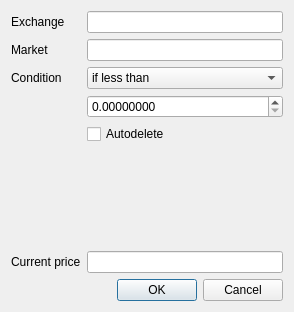
<?xml version="1.0" encoding="UTF-8"?>
<ui version="4.0">
 <class>dialogAlarm</class>
 <widget class="QDialog" name="dialogAlarm">
  <property name="windowModality">
   <enum>Qt::NonModal</enum>
  </property>
  <property name="geometry">
   <rect>
    <x>0</x>
    <y>0</y>
    <width>294</width>
    <height>312</height>
   </rect>
  </property>
  <property name="sizePolicy">
   <sizepolicy hsizetype="MinimumExpanding" vsizetype="MinimumExpanding">
    <horstretch>0</horstretch>
    <verstretch>0</verstretch>
   </sizepolicy>
  </property>
  <property name="windowTitle">
   <string>Alarm</string>
  </property>
  <property name="windowIcon">
   <iconset resource="../icons/iconos.qrc">
    <normaloff>:/actions/actions/alarms.svg</normaloff>:/actions/actions/alarms.svg</iconset>
  </property>
  <property name="locale">
   <locale language="English" country="UnitedStates"/>
  </property>
  <layout class="QVBoxLayout" name="verticalLayout">
   <item>
    <layout class="QFormLayout" name="formLayout">
     <property name="labelAlignment">
      <set>Qt::AlignLeading|Qt::AlignLeft|Qt::AlignVCenter</set>
     </property>
     <property name="formAlignment">
      <set>Qt::AlignRight|Qt::AlignTop|Qt::AlignTrailing</set>
     </property>
     <item row="0" column="0">
      <widget class="QLabel" name="label">
       <property name="sizePolicy">
        <sizepolicy hsizetype="Expanding" vsizetype="Preferred">
         <horstretch>0</horstretch>
         <verstretch>0</verstretch>
        </sizepolicy>
       </property>
       <property name="locale">
        <locale language="English" country="UnitedStates"/>
       </property>
       <property name="frameShape">
        <enum>QFrame::NoFrame</enum>
       </property>
       <property name="frameShadow">
        <enum>QFrame::Plain</enum>
       </property>
       <property name="text">
        <string>Exchange</string>
       </property>
       <property name="scaledContents">
        <bool>true</bool>
       </property>
       <property name="alignment">
        <set>Qt::AlignLeading|Qt::AlignLeft|Qt::AlignVCenter</set>
       </property>
      </widget>
     </item>
     <item row="0" column="1">
      <widget class="QLineEdit" name="ed_exchange">
       <property name="sizePolicy">
        <sizepolicy hsizetype="Expanding" vsizetype="Fixed">
         <horstretch>0</horstretch>
         <verstretch>0</verstretch>
        </sizepolicy>
       </property>
       <property name="locale">
        <locale language="English" country="UnitedStates"/>
       </property>
       <property name="alignment">
        <set>Qt::AlignCenter</set>
       </property>
       <property name="readOnly">
        <bool>true</bool>
       </property>
      </widget>
     </item>
     <item row="1" column="0">
      <widget class="QLabel" name="label_2">
       <property name="locale">
        <locale language="English" country="UnitedStates"/>
       </property>
       <property name="text">
        <string>Market</string>
       </property>
      </widget>
     </item>
     <item row="1" column="1">
      <widget class="QLineEdit" name="ed_market">
       <property name="locale">
        <locale language="English" country="UnitedStates"/>
       </property>
       <property name="alignment">
        <set>Qt::AlignCenter</set>
       </property>
       <property name="readOnly">
        <bool>true</bool>
       </property>
      </widget>
     </item>
     <item row="2" column="0">
      <widget class="QLabel" name="label_4">
       <property name="locale">
        <locale language="English" country="UnitedStates"/>
       </property>
       <property name="text">
        <string>Condition</string>
       </property>
      </widget>
     </item>
     <item row="5" column="0">
      <spacer name="verticalSpacer">
       <property name="locale">
        <locale language="English" country="UnitedStates"/>
       </property>
       <property name="orientation">
        <enum>Qt::Vertical</enum>
       </property>
       <property name="sizeHint" stdset="0">
        <size>
         <width>20</width>
         <height>40</height>
        </size>
       </property>
      </spacer>
     </item>
     <item row="6" column="0">
      <widget class="QLabel" name="label_3">
       <property name="locale">
        <locale language="English" country="UnitedStates"/>
       </property>
       <property name="text">
        <string>Current price</string>
       </property>
      </widget>
     </item>
     <item row="6" column="1">
      <widget class="QLineEdit" name="ed_currentPrice">
       <property name="locale">
        <locale language="English" country="UnitedStates"/>
       </property>
       <property name="alignment">
        <set>Qt::AlignCenter</set>
       </property>
       <property name="readOnly">
        <bool>true</bool>
       </property>
      </widget>
     </item>
     <item row="4" column="1">
      <widget class="QCheckBox" name="check_autodelete">
       <property name="locale">
        <locale language="English" country="UnitedStates"/>
       </property>
       <property name="text">
        <string>Autodelete</string>
       </property>
      </widget>
     </item>
     <item row="2" column="1">
      <widget class="QComboBox" name="combo_condition">
       <property name="sizePolicy">
        <sizepolicy hsizetype="Expanding" vsizetype="Fixed">
         <horstretch>0</horstretch>
         <verstretch>0</verstretch>
        </sizepolicy>
       </property>
       <property name="locale">
        <locale language="English" country="UnitedStates"/>
       </property>
       <item>
        <property name="text">
         <string>if less than</string>
        </property>
       </item>
       <item>
        <property name="text">
         <string>if great than</string>
        </property>
       </item>
      </widget>
     </item>
     <item row="3" column="1">
      <widget class="QDoubleSpinBox" name="spin_price">
       <property name="locale">
        <locale language="English" country="UnitedStates"/>
       </property>
       <property name="decimals">
        <number>8</number>
       </property>
      </widget>
     </item>
    </layout>
   </item>
   <item>
    <widget class="QDialogButtonBox" name="buttonBox">
     <property name="locale">
      <locale language="English" country="UnitedStates"/>
     </property>
     <property name="orientation">
      <enum>Qt::Horizontal</enum>
     </property>
     <property name="standardButtons">
      <set>QDialogButtonBox::Cancel|QDialogButtonBox::Ok</set>
     </property>
    </widget>
   </item>
  </layout>
 </widget>
 <resources>
  <include location="../icons/iconos.qrc"/>
 </resources>
 <connections>
  <connection>
   <sender>buttonBox</sender>
   <signal>accepted()</signal>
   <receiver>dialogAlarm</receiver>
   <slot>accept()</slot>
   <hints>
    <hint type="sourcelabel">
     <x>257</x>
     <y>200</y>
    </hint>
    <hint type="destinationlabel">
     <x>157</x>
     <y>209</y>
    </hint>
   </hints>
  </connection>
  <connection>
   <sender>buttonBox</sender>
   <signal>rejected()</signal>
   <receiver>dialogAlarm</receiver>
   <slot>reject()</slot>
   <hints>
    <hint type="sourcelabel">
     <x>260</x>
     <y>200</y>
    </hint>
    <hint type="destinationlabel">
     <x>269</x>
     <y>209</y>
    </hint>
   </hints>
  </connection>
 </connections>
</ui>
